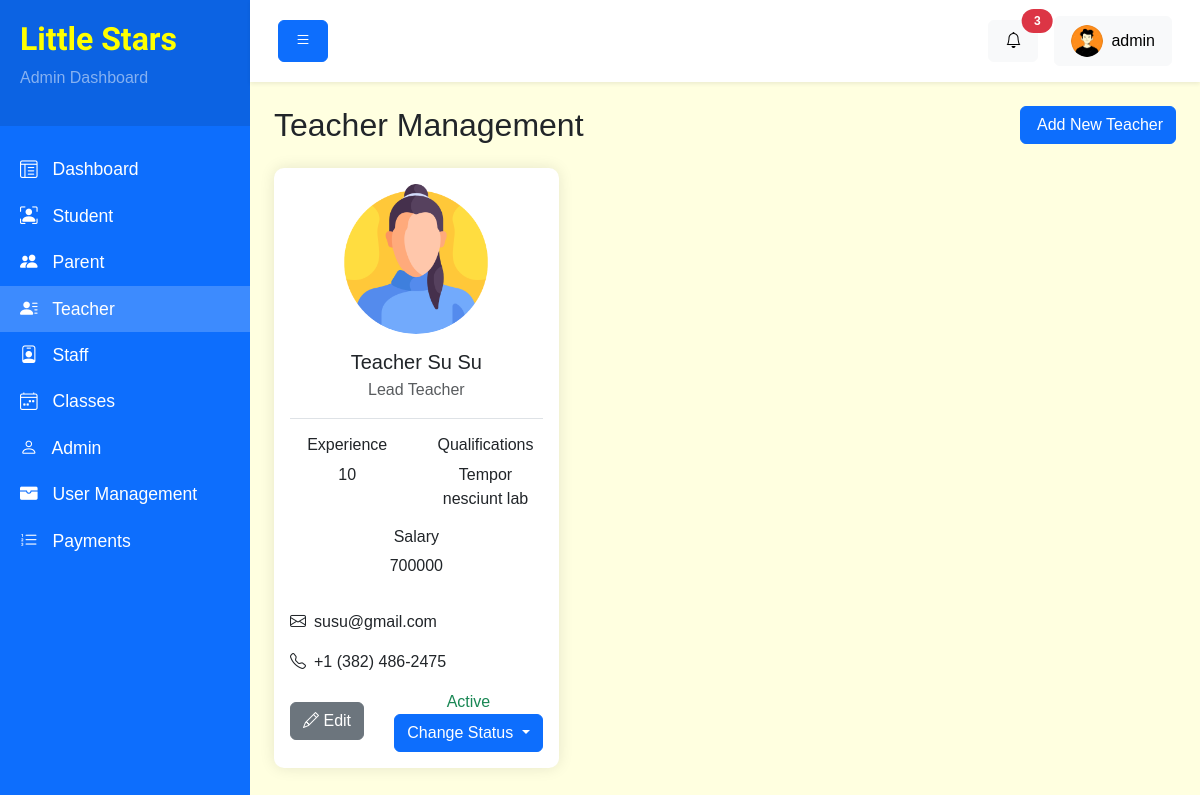
Page /backend/teachers.php (signed in) on the committed database.
### tables this page shows
CREATE TABLE `Teachers` (
  `teacher_id` int NOT NULL,
  `user_id` int NOT NULL,
  `name` varchar(50) NOT NULL,
  `photo` varchar(255) DEFAULT NULL,
  `position` varchar(255) DEFAULT NULL,
  `phone` varchar(50) NOT NULL,
  `experience` varchar(50) DEFAULT NULL,
  `qualification` varchar(255) DEFAULT NULL,
  `hire_date` date NOT NULL,
  `salary` int DEFAULT NULL,
  `address` text
);

CREATE TABLE `Users` (
  `user_id` int NOT NULL,
  `email` varchar(100) NOT NULL,
  `password` varchar(255) NOT NULL,
  `role` enum('Teacher','Staff','Parent','Admin') NOT NULL,
  `status` enum('active','suspend','pending') NOT NULL DEFAULT 'active',
  `created_at` timestamp NULL DEFAULT CURRENT_TIMESTAMP,
  `updated_at` timestamp NOT NULL DEFAULT CURRENT_TIMESTAMP
);

### backend/components/teachers/cards.php (the view, shortened to what this page needs)
<div class="row">
<?php
$get_teacher_list_query = "SELECT * FROM Teachers LEFT JOIN Users ON Teachers.user_id = Users.user_id WHERE Users.status = 'active' OR Users.status = 'pending'";
$statement = $pdo->prepare($get_teacher_list_query);
$statement->execute();
$teachers = [];
while($teacher = $statement->fetch(PDO::FETCH_ASSOC)) {
    $teachers[] = $teacher;
}
?>
<?php if(count($teachers) > 0) : ?>
    <?php foreach($teachers as $teacher) : ?>
        <div class="col-md-4 mb-4">
            <div class="card">
                <div class="card-body">
                    <div class="text-center mb-3">
                        <img src="<?= $teacher['photo'] ? 'uploads/' . $teacher['photo'] : 'https://placehold.co/150' ?>" class="rounded-circle" style="max-width: 150px; height: auto" alt="Teacher">
                        <h5 class="mt-3 mb-1"><?= $teacher['name'] ?></h5>
                        <p class="text-muted"><?= $teacher['position'] ?></p>
                    </div>
                    <div class="border-top pt-3">
                        <div class="row text-center">
                            <div class="col">
                                <h6>Experience</h6>
                                <p><?= $teacher['experience'] ?></p>
                            </div>
                            <div class="col">
                                <h6>Qualifications</h6>
                                <p><?= $teacher['qualification'] ?></p>
                            </div>
                            <div class="col">
                                <h6>Salary</h6>
                                <p><?= $teacher['salary'] ?></p>
                            </div>
                        </div>
                    </div>
                    <div class="mt-3">
                        <p><i class="bi bi-envelope me-2"></i><?= $teacher['email'] ?></p>
                        <p><i class="bi bi-telephone me-2"></i><?= $teacher['phone'] ?></p>
                    </div>
                    <div class="mt-3 d-flex justify-content-between align-items-center">
                        <a class="btn btn-secondary text-white text-decoration-none" href="teachers-edit.php?id=<?= $teacher['teacher_id'] ?>"><i class="bi bi-pencil text-white"></i>  Edit</a>
                        <div class="text-center">
                            <?php if($teacher['status'] == 'active') : ?>
                                <span class="text-success">Active</span>
                            <?php elseif($teacher['status'] == 'suspend') : ?>
                                <span class="text-danger">Suspend</span>
                            <?php else : ?>
                                <span class="text-warning">Pending</span>
                            <?php endif; ?>
                            <div class="dropdown d-block">
                                <button class="btn btn-primary dropdown-toggle" type="button" data-bs-toggle="dropdown" aria-expanded="false">
                                    Change Status
                                </button>
                            </div>
                        </div>
                    </div>
                </div>
            </div>
        </div>
    <?php endforeach; ?>
<?php endif; ?>
</div>

### backend/css/style.css (style rules this page uses)
body { background: #f8f9fa; font-family: "Arial", sans-serif; }
.card { border: none; border-radius: 10px; box-shadow: 0 0 15px rgba(0, 0, 0, 0.1); margin-bottom: 20px; }

### backend/layouts/header.php (style rules this page uses)
body { background-color: lightyellow !important; }

### rows in the picture
teachers: photo (picture), name "Teacher Su Su", position "Lead Teacher", experience "10", qualification "Tempor nesciunt lab", salary "700000", user.email "susu@gmail.com", phone "+1 (382) 486-2475"

### other values in the picture
$item['name'] "Dashboard"
$item['name'] "Student"
$item['name'] "Parent"
$item['name'] "Teacher"
$item['name'] "Staff"
$item['name'] "Classes"
$item['name'] "Admin"
$item['name'] "User Management"
$item['name'] "Payments"
$_SESSION['admin_user']['name'] "admin"
